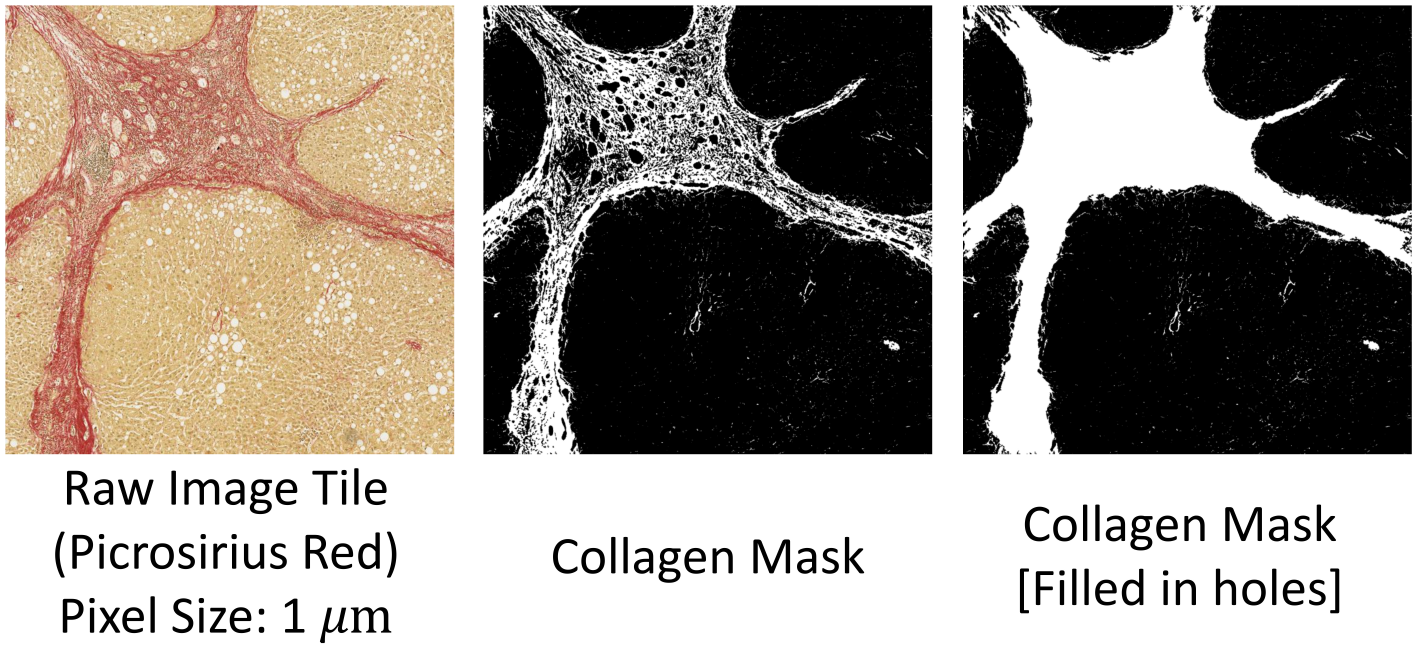
#> input picture example/collagen_segmentation.jpg, 7086 x 3307 px (shown at 1/5 size); its folder holds only this picture in this run
$ python -i liverquant.py   (imports and definitions only)
#> lines starting #> are read from the running program, lines starting #| are printed output that depends on the picture; after the words box and inside, x2 and y2 are one past the last pixel; in counts of white or black regions, pixels touching at a corner belong together
import numpy as np
import cv2 as cv
from cv2geojson import find_geocontours, draw_geocontours, export_annotations
from functools import wraps, partial
from .slidepatch import PatchGenerator, get_tile_image, get_random_blocks
from .colorutil import get_ref_stian_vectors, estimate_mixing_matrix, get_maximum_stain_concentration, normalise_stains,\
    estimate_mixing_matrix_wsi, get_maximum_stain_concentration_wsi, get_fibrosis_hsv_bounds
from multiprocessing import Pool
import time
from scipy import ndimage as ndi
from skimage.segmentation import watershed
from skimage.feature import peak_local_max
from sklearn.mixture import GaussianMixture


def get_contours_decorator(get_mask):
    # [5 lines left out: function wrapper, not called in this run]

    return wrapper


def count_pixels_decorator(get_mask):
    # [5 lines left out: function wrapper, not called in this run]

    return wrapper


def get_mask_decorator(get_contours):
    # [8 lines left out: function wrapper, not called in this run]

    return wrapper


def detect_fat_globules_contour(img, mask=None, lowerb=None, upperb=None, overlap=0, resolution=1.0, min_diameter=5.0,
                                max_diameter=100.0):
    """
    Detect fat globules by segmenting white blobs in the HSV space and then classify them using morphological features

    :param img:          A numpy array of input image tile
    :param mask:         A numpy array of selected ROI [either 255 or 0] corresponding to img
    :param lowerb:       inclusive lower bound array in HSV-space for color segmentation
    :param upperb:       inclusive upper bound array in HSV-space for color segmentation
    :param overlap:      Integer value; globules with centre inside overlap region will be excluded
    :param resolution:   pixel resolution in micron
    :param min_diameter: Minimum diameter of a white blob to be considered as a fat globule
    :param max_diameter: Maximum diameter of a white blob to be considered as a fat globule

    :return globules:   Binary mask of detected globules formatted as a numpy array [either 255 or 0]
    :return mask_white: Binary mask of detected white regions formatted as a numpy array [either 255 or 0]
    """
    if lowerb is None:
        lowerb = [0, 0, 200]
    if upperb is None:
        upperb = [180, 25, 255]

    # step 0: Detect all white blobs in the foreground
    mask_white = segment_by_color(img,
                                  mask=mask,
                                  lowerb=lowerb,
                                  upperb=upperb,
                                  hole_size=-1,
                                  resolution=resolution)

    # morphological opening using circular mask to remove spurious branches
    # kernel = cv.getStructuringElement(cv.MORPH_ELLIPSE, (3, 3))
    # mask_white = cv.morphologyEx(mask_white, cv.MORPH_OPEN, kernel=kernel, iterations=3)

    # step 1: Find non-overlapping fat globules
    # Extract geocontours for morphological feature extraction and globules detection
    geocontours = find_geocontours(mask_white, mode='imagej')
    # morphological filters
    globules, unknown, _ = filter_fat_globules(geocontours,
                                               x_range=(overlap, img.shape[0]-overlap),
                                               y_range=(overlap, img.shape[1]-overlap),
                                               solidity=(0.7, 0.85),
                                               elongation=(0.05, 0.4),
                                               diameter=(min_diameter, max_diameter),
                                               resolution=resolution)

    # step 2: Use watershed segmentation to separate overlapping globules
    mask = np.zeros_like(mask_white, dtype=np.uint8)
    draw_geocontours(mask, unknown, mode='imagej')
    geocontours = separate_globules(mask)

    # step 3: check if any seperated globules is fat
    globules_combined, _, _ = filter_fat_globules(geocontours,
                                                  x_range=(overlap, img.shape[0] - overlap),
                                                  y_range=(overlap, img.shape[1] - overlap),
                                                  solidity=(0.7, 0.85),
                                                  elongation=(0.05, 0.4),
                                                  diameter=(min_diameter, max_diameter),
                                                  resolution=resolution)
    globules.extend(globules_combined)
    return globules


# [66 lines left out: functions detect_fat_globules, detect_fat_globules_wsi, not called in this run]


def segment_by_color(img, mask=None, lowerb=None, upperb=None, hole_size=0.0, resolution=1.0):
    """
    Segment regions based on their color profile in HSV space

    :param img:          A numpy array of input image tile in RGB space
    :param mask:         A numpy array of desired ROIs [either 255 or 0] corresponding to img
    :param lowerb:       Inclusive lower bound array in HSV-space for color segmentation
    :param upperb:       Inclusive upper bound array in HSV-space for color segmentation
    :param hole_size:    Remove holes smaller than hole_size; if zero, all holes will be reserved. If -1, all holes
                         will be removed.
    :param resolution:   Image pixel resolution in micron
    :param mode:         Either 'opencv' or 'imagej'

    :return geocontours: A list of cv2geojson.GeoContour objects representing color segmented ROIs
    """
#> called with hole_size = -1, resolution = 1
    # Default color is white
    if lowerb is None:
        lowerb = [0, 0, 200]
    if upperb is None:
        upperb = [180, 30, 255]

    # Convert image to HSV color space - Hue: 0-179, Saturation: 0-255, and Value: 0-255
    img_hsv = cv.cvtColor(img, cv.COLOR_RGB2HSV)
#> img_hsv: shape (3307, 7086, 3); mean H, S, V 3.5, 20.2, 155
    if lowerb[0] < 0:
        # Handle negative Hue values by mapping the range 91-180 to -90-0
        h, s, v = cv.split(img_hsv)
        h = np.int32(h)
        h[h > 90] = h[h > 90] - 180
        mask_h = cv.inRange(h, lowerb[0], upperb[0])
        mask_s = cv.inRange(s, lowerb[1], upperb[1])
        mask_v = cv.inRange(v, lowerb[2], upperb[2])
        mask_color = cv.bitwise_and(cv.bitwise_and(mask_h, mask_s), mask_v)
    else:
        mask_color = cv.inRange(img_hsv, np.array(lowerb), np.array(upperb))
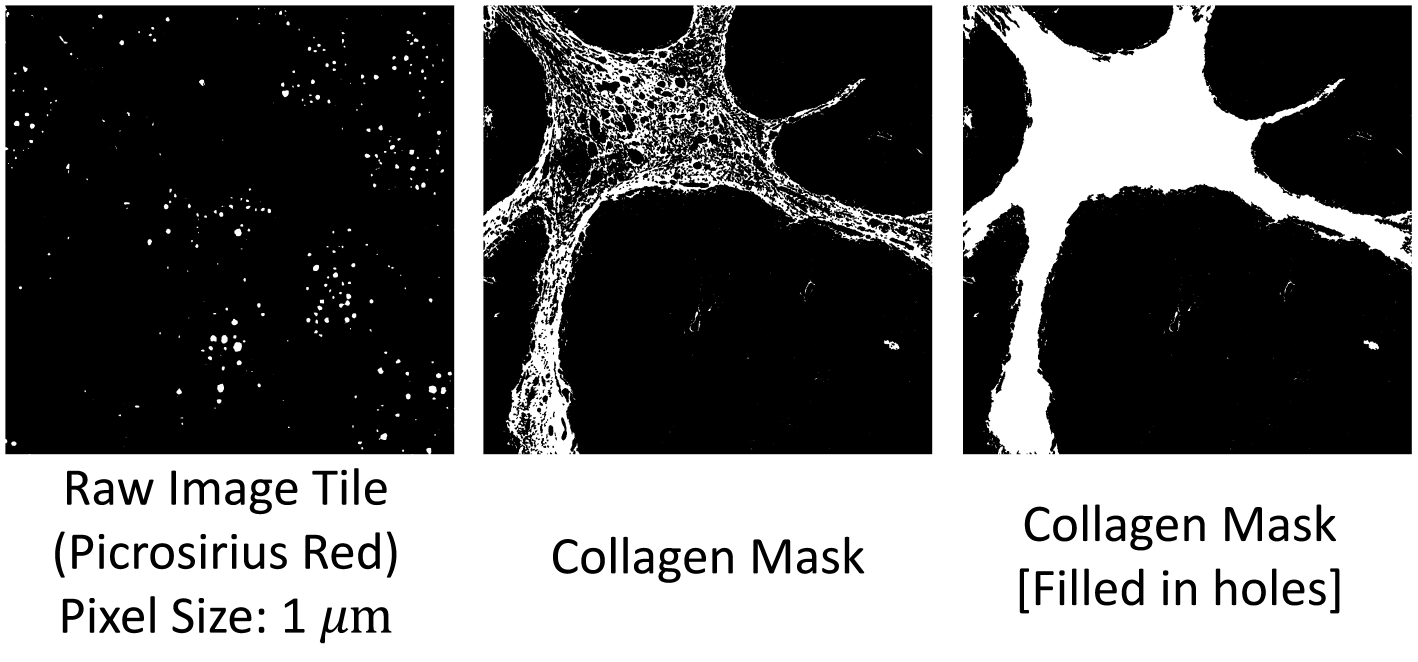
#> mask_color: shape (3307, 7086) (shown at 1/5 size); 41.8% white; 2391 white regions (1490 under 20 px)

    # apply mask to only include regions inside the selected ROIs
    if mask is not None:
        mask_color = cv.bitwise_and(mask_color, mask)

    # remove small holes
    mask = fill_holes(mask_color, hole_size=hole_size, resolution=resolution)

    return mask


# [134 lines left out: functions segment_by_color_contour, count_pixels_by_color, _export_geocontour_parallel, segment_by_color_wsi, count_pixels_by_color_wsi, not called in this run]


def fill_holes(mask, hole_size=-1.0, resolution=1.0):
    """
    Fill in small holes (< hole_size) inside the input 2D binary mask
    :param mask:         A binary numpy array [either 255 or 0]
    :param hole_size:    Remove holes smaller than hole_size; if zero, return mask. If -1, fill in all holes
    :param resolution:   The pixel resolution in micron

    :return mask:        A binary numpy array similar to input mask with holes are filled in.
    """
#> called with hole_size = -1, resolution = 1
    if hole_size == 0:
        # return the input mask
        return mask

    # find contours
    contours, hierarchy = cv.findContours(mask, cv.RETR_CCOMP, cv.CHAIN_APPROX_SIMPLE)
#> contours = 3141 contours, 1674 with area under 20; largest, box (x1, y1, x2, y2) and area: (0, 0, 7086, 3307) 23423010, (26, 26, 2273, 2272) 5039010, (2673, 26, 4662, 2272) 3474742, (5186, 918, 7060, 2272) 2201388, (6009, 26, 7060, 1176) 898894
    for index, contour in enumerate(contours):
        # check if the contour has a parent, which means it is a hole
        if hierarchy[0, index, 3] > -1:
            if hole_size < 0:
                # fill in the hole regardless of its size
                cv.drawContours(mask, [contour], 0, 255, -1)
            else:
                # compute the hole area
                area = cv.contourArea(contour) * resolution * resolution
                if area < hole_size:
                    # fill in the hole if its size is less than the given hole_size
                    cv.drawContours(mask, [contour], 0, 255, -1)
#> this loop made 3141 passes
#> contour on passes 32, 33, 36: [[4968, 2263], [4969, 2263]], [[2571, 2263]], [[6162, 2248]]
#> mask: shape (3307, 7086); every value is 255
    return mask


# [381 lines left out: functions segment_foreground, segment_foreground_contour, segment_foreground_wsi, separate_globules, filter_fat_globules, segment_fibrosis_contour and 4 more, not called in this run]

>>> import cv2
>>> picture = cv2.cvtColor(cv2.imread('../../example/collagen_segmentation.jpg'), cv2.COLOR_BGR2RGB)
#> (the run stopped early here; a loop or call above may not have finished)

$ run again, on example/fat_quant_workflow.jpg
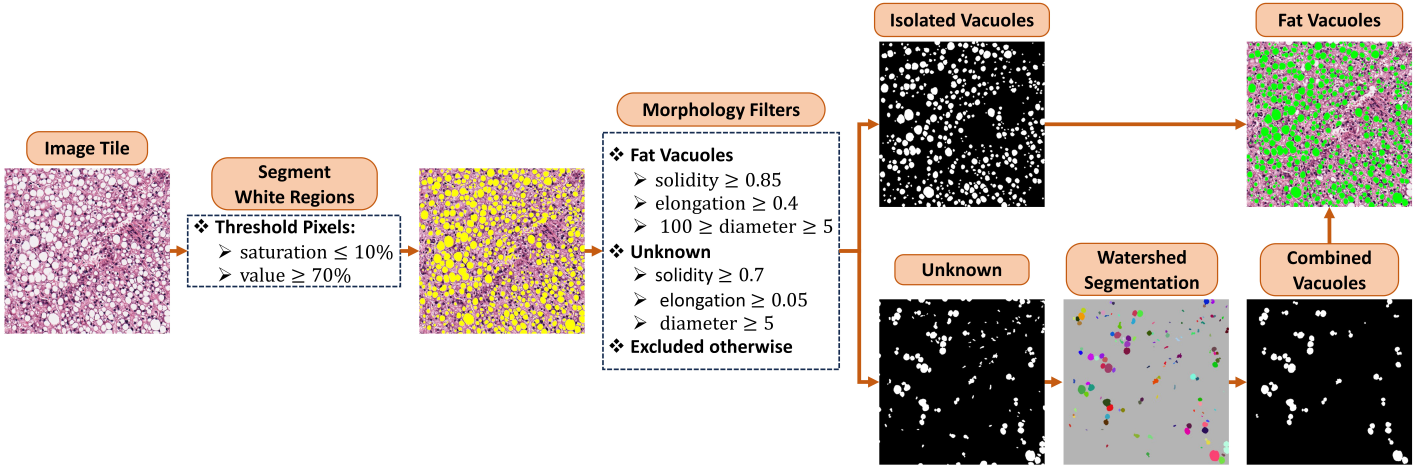
#> input picture example/fat_quant_workflow.jpg, 7083 x 2366 px (shown at 1/5 size)
#> img_hsv: shape (2366, 7083, 3); mean H, S, V 19, 21.9, 211.5
#> in segment_by_color, `mask_color = cv.inRange(img_hsv, np.array(lowerb), np.array(upperb))`:
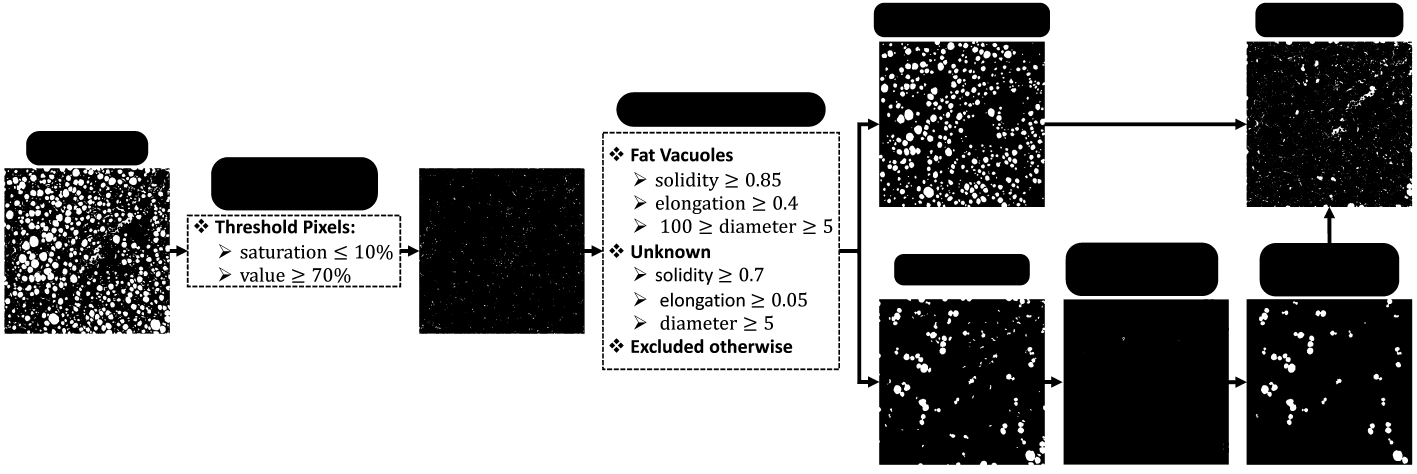
#> mask_color: shape (2366, 7083) (shown at 1/5 size); 64.7% white; 500 black regions (55 under 20 px)
#> contours = 4935 contours, 3159 with area under 20; largest, box (x1, y1, x2, y2) and area: (0, 0, 7083, 2366) 16748930, (4191, 207, 7062, 2325) 2284287, (5317, 1495, 7062, 2325) 1372998, (1996, 840, 3020, 1670) 691189, (21, 840, 944, 1670) 675490
#> the loop in fill_holes, `for index, contour in enumerate(contours):` made 4935 passes
#> contour on passes 1, 6, 9: [[6140, 2268]], [[6117, 2242], [6117, 2249]], [[6117, 2218], [6117, 2225]]

$ run again, on example/tile01_HE.jpg
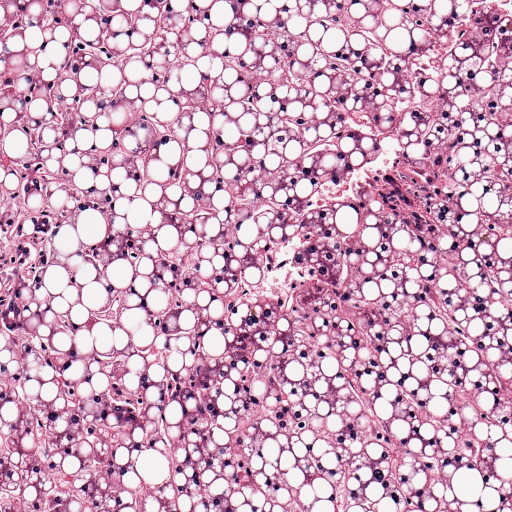
#> input picture example/tile01_HE.jpg, 1024 x 1024 px (shown at 1/2 size)
#> img_hsv: shape (1024, 1024, 3); mean H, S, V 150.1, 64, 203.8
#> in segment_by_color, `mask_color = cv.inRange(img_hsv, np.array(lowerb), np.array(upperb))`:
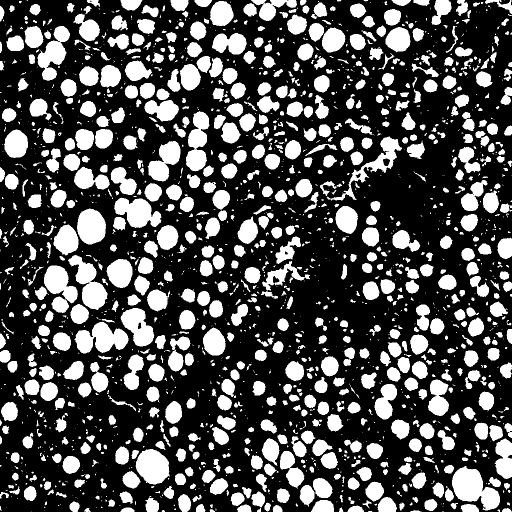
#> mask_color: shape (1024, 1024) (shown at 1/2 size); 31.6% white; 2020 white regions (1044 under 20 px)
#> contours = 2040 contours, 1198 with area under 20; largest, box (x1, y1, x2, y2) and area: (904, 932, 1000, 1021) 4647, (149, 644, 257, 707) 4034, (136, 510, 215, 620) 3782, (271, 898, 340, 969) 3465, (228, 395, 323, 456) 3442
#> the loop in fill_holes, `for index, contour in enumerate(contours):` made 2040 passes
#> contour on passes 1 to 3: [[884, 1023], [887, 1023]], [[737, 1022], [736, 1023], [744, 1023], [743, 1022]], [[63, 1022]]
